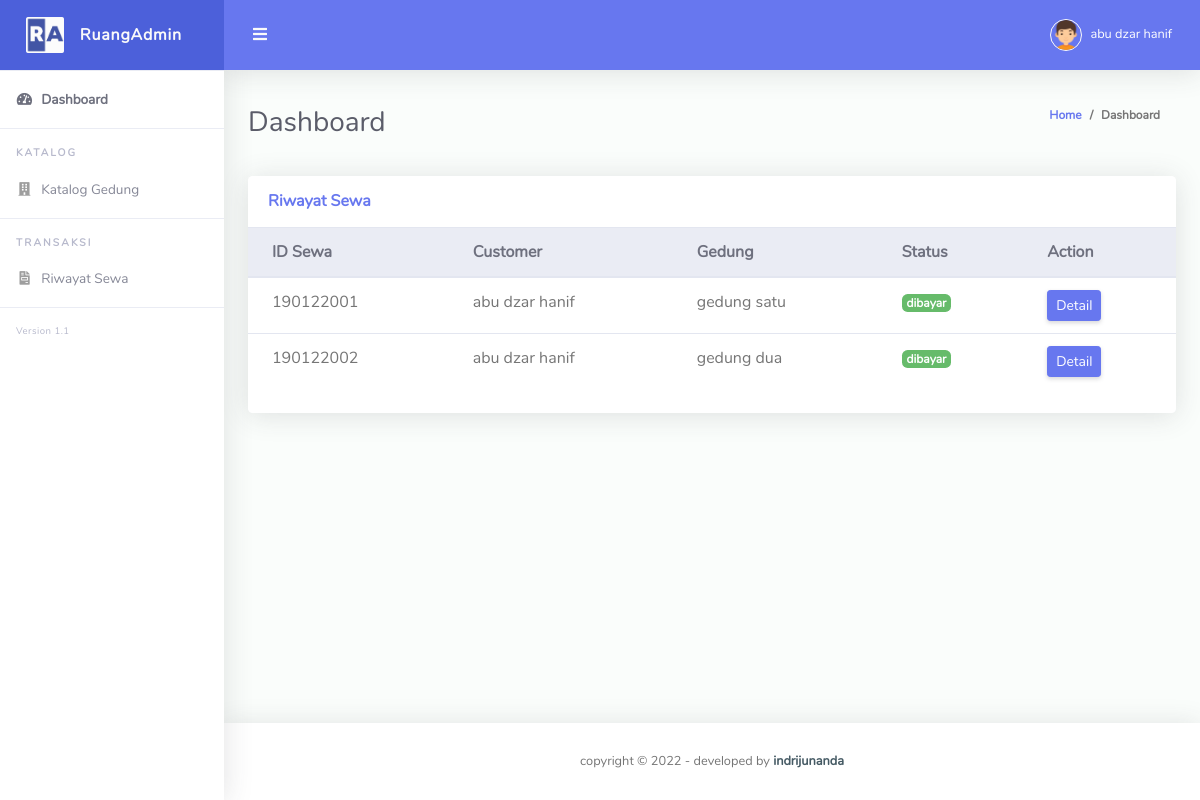
The app's page /user/riwayat_sewa.php (signed in) with its own data.
### tables this page shows
CREATE TABLE `sewa` (
  `id_sewa` varchar(11) NOT NULL,
  `id_gedung` varchar(11) NOT NULL,
  `tgl_awal` date NOT NULL,
  `tgl_akhir` date NOT NULL,
  `durasi_sewa` int(11) NOT NULL,
  `total` int(11) NOT NULL,
  `status` varchar(11) NOT NULL,
  `bukti_bayar` text DEFAULT NULL,
  `id_user` varchar(11) NOT NULL,
  `tgl` date NOT NULL
);

CREATE TABLE `user` (
  `id_user` varchar(11) NOT NULL,
  `nama` varchar(50) NOT NULL,
  `notelp` varchar(15) NOT NULL,
  `username` varchar(11) NOT NULL,
  `password` text NOT NULL,
  `level` varchar(11) NOT NULL
);

CREATE TABLE `gedung` (
  `id_gedung` varchar(11) NOT NULL,
  `nama_gedung` varchar(50) NOT NULL,
  `harga` int(11) NOT NULL,
  `foto` text NOT NULL,
  `sts` varchar(11) NOT NULL
);

### user/riwayat_sewa.php (the view, shortened to what this page needs)
<?php
if ($_SESSION['level'] != 'user') {
    header('location: ../index.php');
} else {
    require('../koneksi.php');
    include('../template/header.php');
    $idusr = $_SESSION['id'];
?>
    <div class="container-fluid" id="container-wrapper">
        <div class="d-sm-flex align-items-center justify-content-between mb-4">
            <h1 class="h3 mb-0 text-gray-800">Dashboard</h1>
            <ol class="breadcrumb">
                <li class="breadcrumb-item"><a href="./">Home</a></li>
                <li class="breadcrumb-item active" aria-current="page">Dashboard</li>
            </ol>
        </div>
        <div class="row">
            <div class="col-lg-12 mb-4">
                <div class="card">
                    <div class="card-header py-3 d-flex flex-row align-items-center justify-content-between">
                        <h6 class="m-0 font-weight-bold text-primary">Riwayat Sewa</h6>
                    </div>
                    <div class="table-responsive">
                        <table class="table align-items-center table-flush">
                            <thead class="thead-light">
                                <tr>
                                    <th>ID Sewa</th>
                                    <th>Customer</th>
                                    <th>Gedung</th>
                                    <th>Status</th>
                                    <th>Action</th>
                                </tr>
                            </thead>
                            <tbody>
                                <?php
                                $query = mysqli_query($koneksi, "SELECT * FROM sewa inner JOIN user ON sewa.id_user = user.id_user inner JOIN gedung on gedung.id_gedung = sewa.id_gedung WHERE sewa.id_user='$idusr'");
                                while ($data = mysqli_fetch_array($query)) {
                                ?>
                                    <tr>
                                        <td><?php echo $data['id_sewa'] ?></td>
                                        <td><?php echo $data['nama'] ?></td>
                                        <td><?php echo $data['nama_gedung'] ?></td>
                                        <td>
                                            <?php
                                            if ($data['status'] == 'pending') {
                                            ?>
                                                <span class="badge badge-danger"><?php echo $data['status'] ?></span>
                                            <?php
                                            } elseif ($data['status'] == 'konfirmasi') {
                                            ?>
                                                <span class="badge badge-warning"><?php echo $data['status'] ?></span>
                                            <?php
                                            } else {
                                            ?>
                                                <span class="badge badge-success"><?php echo $data['status'] ?></span>
                                            <?php } ?>
                                        </td>
                                        <td><a href="detail_sewa.php?id=<?php echo $data['id_sewa'] ?>" class="btn btn-sm btn-primary">Detail</a></td>
                                    </tr>
                                <?php } ?>
                            </tbody>
                        </table>
                    </div>
                    <div class="card-footer"></div>
                </div>
            </div>
        </div>
    </div>
<?php include('../template/footer.php');
} ?>

### records on screen
sewa: id_sewa "190122001", id_user.nama "abu dzar hanif", id_gedung.nama_gedung "gedung satu", status "dibayar"
sewa: id_sewa "190122002", id_user.nama "abu dzar hanif", id_gedung.nama_gedung "gedung dua", status "dibayar"

### other values on screen
$_SESSION['nama'] "abu dzar hanif"
